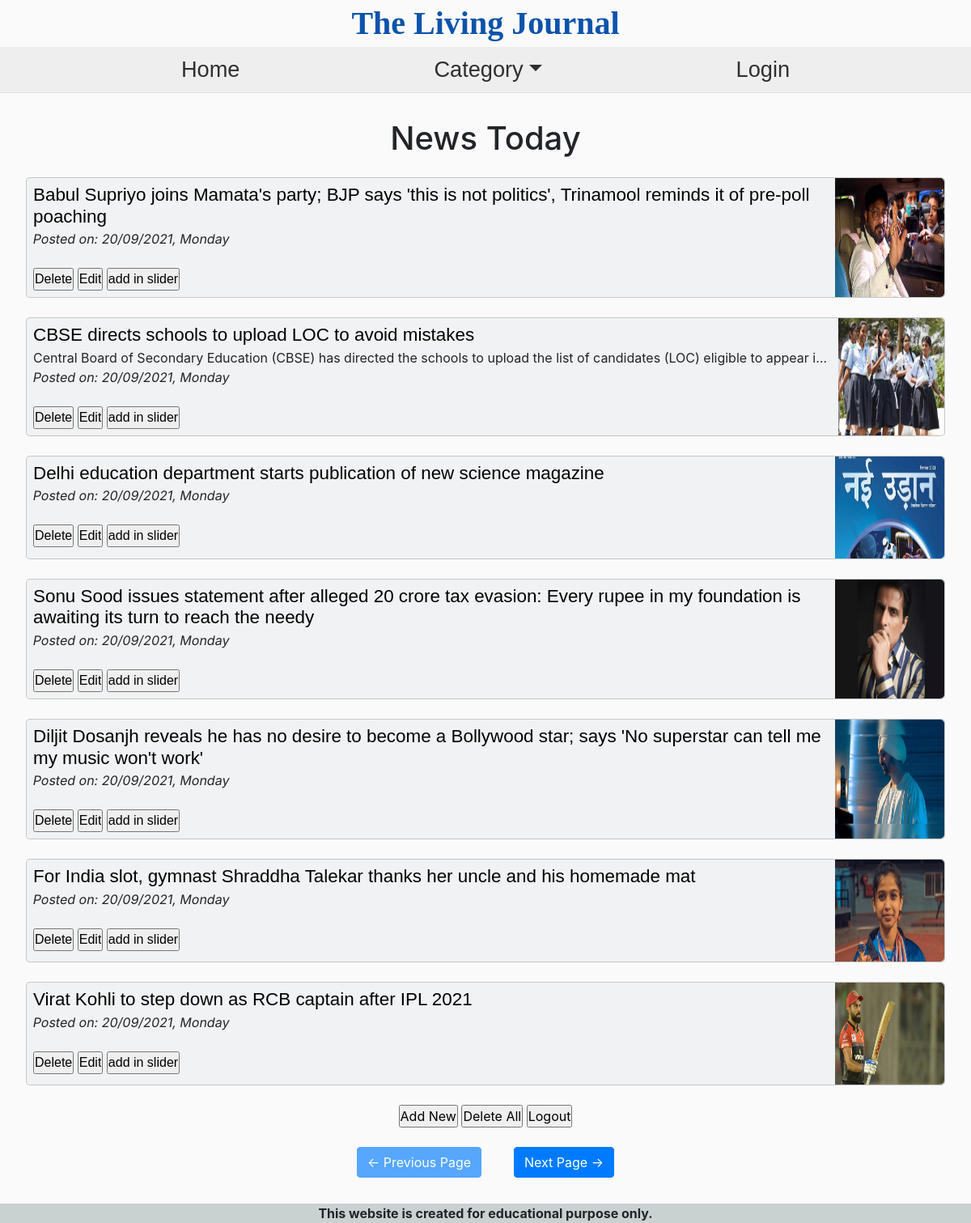
The app's page /newsmaker (signed in) with its own data.
### app.py (models this page shows, shortened)
class News(db.Model):
    a = datetime.now()
    sno = db.Column(db.Integer, primary_key = True)  # one primary key is required to put in every db model
    title = db.Column(db.Text(50))
    desc = db.Column(db.Text(100))
    content = db.Column(db.Text(2000))
    imgholder = db.Column(db.Text(50))
    category = db.Column(db.Text(50))
    date = db.Column(db.Text, default = a.strftime(" %d/%B/%Y, %A ") )  #date is take here no need to mention anywhere else expect html page

### app.py (the view)
@app.route('/newsmaker',methods=['GET','POST'],defaults={"page":1})
@app.route('/newsmaker/<int:page>', methods=['GET'])
def newsmaker(page):
    if session.get('name'):
        page = page
        data = News.query.order_by(desc(News.sno)).paginate(page=page,per_page=7)
        return render_template('newsmaker.html',data = data)
    return redirect('/login')

### app.py (called while the page is built)
@app.after_request
def after_request(response):
    response.headers["Cache-Control"] = "no-cache, no-store, must-revalidate"
    print(response)
    return response

### templates/newsmaker.html (shortened to what this page needs)
{% extends 'base.html' %}
{% block body %}
<div class="content">
    <h2>News Today</h2>
    <div class="newstand">
        {%for data in data.items%}
        <div class="news">
            <div class="text">
                <h3> <a href="/news/{{data.title}}" class="newtitle" > {{data.title|safe}} </a></h3>
                <p class="desc">{{data.desc}}</p>
                <p class="posted_time" style=" transform: skewX(-10deg);">Posted on: {{data.date}}</p>
                <br>
                <a href="/delete/{{data.sno}}"> <input type="button" value="Delete" class="crud"></a>
                <a href="/edit/{{data.sno}}"> <input type="button" value="Edit" class="crud"></a>
                <a href="/imgslider/{{data.title}}"><input type="button" value="add in slider"></a>
            </div>
            {% if data.imgholder != "" %}
            <div class="image">
                <img src="{{ url_for('static', filename=data.imgholder) }}">
            </div>
            {% endif %}
        </div>
        {%endfor%}
    </div>
    <a href="/add"> <input type="button" value="Add New" id="AddNews" class="crud" ></a>
    <a href="/confirm"> <input type="button" value="Delete All" id="DltNews" class="crud"></a>
    <a href="/logout"> <input type="button" value="Logout" id="Logout" class="crud"></a>
    <br><br>
    <div class="control">
        {% if data.has_prev %}<a href="{{ url_for('newsmaker',page = data.prev_num) }}"> <button
                class="btn btn-primary">&larr; Previous Page </button></a>{% else %} <button class="btn btn-primary" disabled>&larr; Previous Page</button>{%
        endif %}
        {% if data.has_next %}<a href="{{ url_for('newsmaker',page = data.next_num) }}"><button class="btn btn-primary">
         Next Page &rarr;
        </button> </a>{% else %}<button class="btn btn-primary" disabled>Next Page &rarr;</button> {% endif %}
    </div>
</div>
{% endblock %}

### static/style.css (style rules this page uses)
* { margin: 0px; padding: 0px; box-sizing: border-box; }
body { background-color: #ffffffb7; }
.content { text-align: center; padding: 2rem; background-color: #aeafaf10; }
.content h2 { font-size: 2.5rem; }
.news { display: flex; flex-direction: row; margin: 1.5rem auto; text-align: left; background-color: #dee2e65c; border-radius: 5px; min-height: 8rem; border: 1px rgba(7, 7, 7, 0.185) solid; }
.news .text { width: 88%; font-size: 1rem; padding: .5rem; }
.text h3 { font-size: 1.4rem; margin-bottom: .1rem; -webkit-line-clamp: 3; overflow : hidden; text-overflow: ellipsis; display: -webkit-box; -webkit-box-orient: vertical; font-family: Arial, Helvetica, sans-serif; }
.text p { margin: 0px; white-space: nowrap; overflow: hidden; text-overflow: ellipsis; }
.text a { color: black; text-decoration: none; font-family: Arial, sans-serif, Verdana; font-weight: 500; }
.news .image { width: 12%; margin-left: 5px; }
.image img { width: 100%; height: 100%; border-top-right-radius: 5px; border-bottom-right-radius: 5px; }
.control { display: flex; justify-content: center; text-align: center; }
.control button { margin: auto 20px; }

### records on screen
News: title "Babul Supriyo joins Mamata's party; BJP says 'this is not politics', Trinamool reminds it of pre-poll poaching", date "20/09/2021, Monday", imgholder (picture)
News: title "CBSE directs schools to upload LOC to avoid mistakes", desc "Central Board of Secondary Education (CBSE) has directed the schools to upload the list of candidates (LOC) eligible to appear i…", date "20/09/2021, Monday", imgholder (picture)
News: title "Delhi education department starts publication of new science magazine", date "20/09/2021, Monday", imgholder (picture)
News: title "Sonu Sood issues statement after alleged 20 crore tax evasion: Every rupee in my foundation is awaiting its turn to reach the needy", date "20/09/2021, Monday", imgholder (picture)
News: title "Diljit Dosanjh reveals he has no desire to become a Bollywood star; says 'No superstar can tell me my music won't work'", date "20/09/2021, Monday", imgholder (picture)
News: title "For India slot, gymnast Shraddha Talekar thanks her uncle and his homemade mat", date "20/09/2021, Monday", imgholder (picture)
News: title "Virat Kohli to step down as RCB captain after IPL 2021", date "20/09/2021, Monday", imgholder (picture)
